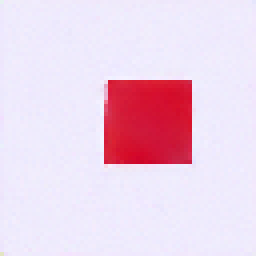
#> input picture local-video-foundation/experiments_stage3_2_9B/phase2L_training_repair/extended_250_steps/l29_extended_joint_conditioning/images/base_c0_0.png, 64 x 64 px (shown 4 times larger); its folder holds only this picture in this run
$ python -i motion_evaluator.py   (imports and definitions only)
#> lines starting #> are read from the running program, lines starting #| are printed output that depends on the picture; after the words box and inside, x2 and y2 are one past the last pixel; in counts of white or black regions, pixels touching at a corner belong together
"""
Stage 3.2.9F - Motion Evaluator

Quantitative evaluation of motion in generated videos.

Author: Devin
Date: 2026-11-02
"""

import torch
import numpy as np
from pathlib import Path
from typing import Dict, Any, List, Tuple
import json
from PIL import Image
import cv2


class MotionEvaluator:
    """Evaluate motion characteristics in generated videos."""

    def __init__(self):
        self.metrics = {}

    # [10 lines left out: function load_video_frames, not called in this run]

    def detect_object(self, frame: np.ndarray, threshold: float = 0.7) -> Dict[str, Any]:
        """
        Simple object detection using color-based segmentation.
        Detects the main colored object against a white background.
        """
#> called with threshold = 0.7
        # Convert to grayscale for analysis
        gray = cv2.cvtColor(frame, cv2.COLOR_RGB2GRAY)
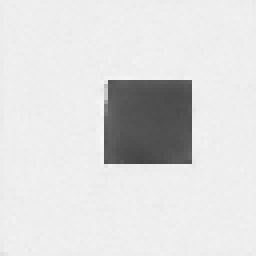
#> gray: shape (64, 64) (shown 4 times larger); min 67, max 246, mean 220.7

        # Background is white, object is darker
        # Create binary mask
        _, mask = cv2.threshold(gray, 200, 255, cv2.THRESH_BINARY_INV)
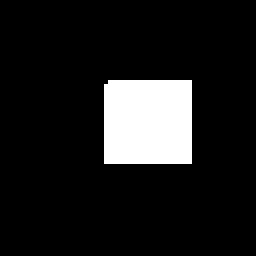
#> mask: shape (64, 64) (shown 4 times larger); 11.3% white; 1 white region, box (x1, y1, x2, y2) and area: (26, 20, 48, 41) 461

        # Find contours
        contours, _ = cv2.findContours(mask, cv2.RETR_EXTERNAL, cv2.CHAIN_APPROX_SIMPLE)
#> contours = 1 item

        if len(contours) == 0:
            return {
                'detected': False,
                'center': None,
                'bbox': None,
                'area': 0
            }

        # Find largest contour (main object)
        largest_contour = max(contours, key=cv2.contourArea)
#> largest_contour = [[27, 20], [26, 21], [26, 40], [47, 40], [47, 20]]
        area = cv2.contourArea(largest_contour)
#> area = 419.5

        if area < 100:  # Too small, likely noise
            return {
                'detected': False,
                'center': None,
                'bbox': None,
                'area': 0
            }

        # Get bounding box
        x, y, w, h = cv2.boundingRect(largest_contour)
#> x = 26; y = 20; w = 22; h = 21
        center_x = x + w // 2
#> center_x = 37
        center_y = y + h // 2
#> center_y = 30

        return {
            'detected': True,
            'center': (center_x, center_y),
            'bbox': (x, y, w, h),
            'area': area
        }

    # [242 lines left out: functions evaluate_object_tracking, evaluate_motion_direction, evaluate_speed, evaluate_appearance, evaluate_temporal_quality, evaluate_video, not called in this run]

>>> import cv2
>>> picture = cv2.cvtColor(cv2.imread('../phase2L_training_repair/extended_250_steps/l29_extended_joint_conditioning/images/base_c0_0.png'), cv2.COLOR_BGR2RGB)
>>> result = MotionEvaluator().detect_object(picture)
#> result = {'detected': True, 'center': (37, 30), 'bbox': (26, 20, 22, 21), 'area': 419.5}

$ run again, on local-video-foundation/experiments_stage3_2_9B/phase2L_training_repair/extended_250_steps/l29_extended_joint_conditioning/images/base_c0_1.png
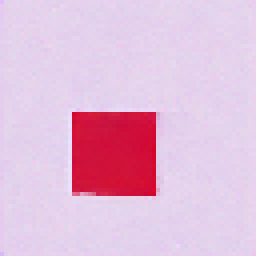
#> input picture local-video-foundation/experiments_stage3_2_9B/phase2L_training_repair/extended_250_steps/l29_extended_joint_conditioning/images/base_c0_1.png, 64 x 64 px (shown 4 times larger)
#> in detect_object, `gray = cv2.cvtColor(frame, cv2.COLOR_RGB2GRAY)`:
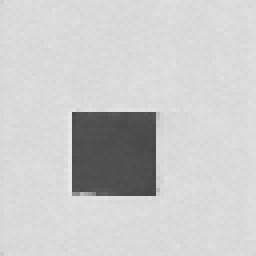
#> gray: shape (64, 64) (shown 4 times larger); min 70, max 232, mean 203.3
#> in detect_object, `_, mask = cv2.threshold(gray, 200, 255, cv2.THRESH_BINARY_INV)`:
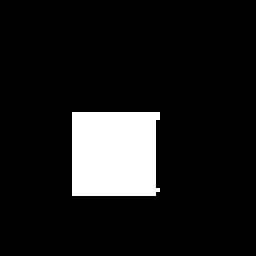
#> mask: shape (64, 64) (shown 4 times larger); 10.8% white; 1 white region, box (x1, y1, x2, y2) and area: (18, 28, 40, 49) 444
#> contours = 1 item
#> largest_contour = [[18, 28], [18, 48], [38, 48], [39, 47], [38, 46], [38, 30], [39, 29], [39, 28]]
#> area = 402.5
#> x = 18; y = 28; w = 22; h = 21
#> center_x = 29
#> center_y = 38
#> result = {'detected': True, 'center': (29, 38), 'bbox': (18, 28, 22, 21), 'area': 402.5}

$ run again, on local-video-foundation/experiments_stage3_2_9B/phase2L_training_repair/extended_250_steps/l29_extended_joint_conditioning/images/base_c0_2.png
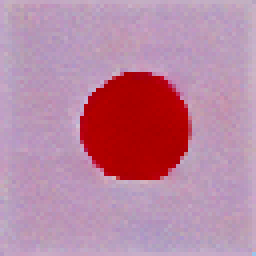
#> input picture local-video-foundation/experiments_stage3_2_9B/phase2L_training_repair/extended_250_steps/l29_extended_joint_conditioning/images/base_c0_2.png, 64 x 64 px (shown 4 times larger)
#> in detect_object, `gray = cv2.cvtColor(frame, cv2.COLOR_RGB2GRAY)`:
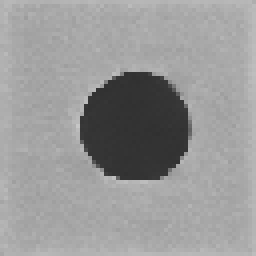
#> gray: shape (64, 64) (shown 4 times larger); min 48, max 199, mean 152.2
#> mask: shape (64, 64); every value is 255
#> contours = [[[0, 0], [0, 63], [63, 63], [63, 0]]]
#> largest_contour = [[0, 0], [0, 63], [63, 63], [63, 0]]
#> area = 3969
#> x = 0; w = 64
#> center_x = 32
#> result = {'detected': True, 'center': (32, 32), 'bbox': (0, 0, 64, 64), 'area': 3969}
